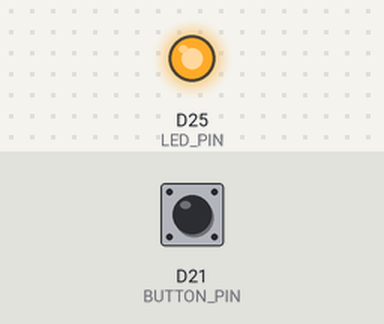
Bench run of a sketch on a simulated Arduino Due. On the bench: output pins drawn as LEDs (lit = HIGH). Inputs (shaded band) come from the test bench; at power-on: D21 (BUTTON_PIN) LOW (analog values on the 0–1023 scale). What the sketch prints to the serial monitor is not drawn.

Above: at 0.1 s.
Timing chart, 0 to 1.6 s (numbered marks = the images above):
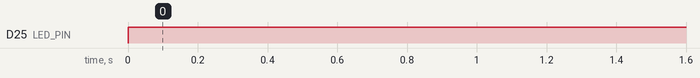

The sketch:

pico_w_serial.ino
```cpp
#include <Arduino.h>
#define LED_PIN 25
#define ADC_PIN 26
#define BUTTON_PIN 21

void setup() {
  pinMode(LED_PIN, OUTPUT); // Pico LED output

  Serial.begin(115200);  // PCへのシリアル通信の開始
  Serial1.begin(115200);  // Pico Wからのシリアル通信の開始
  analogReadResolution(12);  // ADCの分解能を12ビットに設定

  pinMode(BUTTON_PIN, INPUT);

}

void loop() {
  digitalWrite(LED_BUILTIN, HIGH); // Pico W LED
  digitalWrite(LED_PIN, HIGH); // Pico LED

  // int sensorValue = analogRead(ADC_PIN);
  // Serial1.println(sensorValue); // PicoにADC値を送信
  // delay(1000);

  int buttonState = digitalRead(BUTTON_PIN);  // ボタンの状態を読み取り
  Serial1.println(buttonState);  // ボタンの状態をPico2に送信
  Serial.println(buttonState);
  delay(100);  // 少しの遅延で連続送信を防ぐ
}
```

Measured:
- by itself, D25 (LED_PIN): LOW → HIGH at 0.00 s
